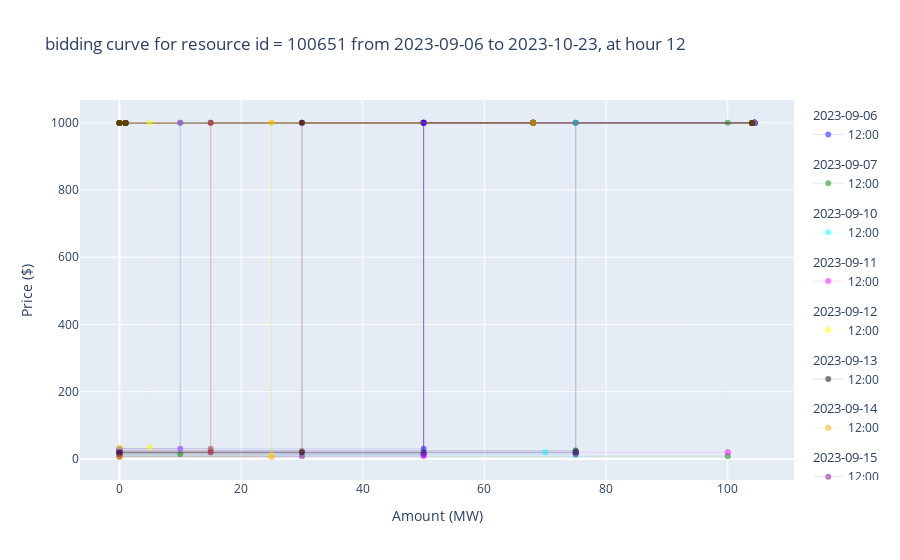

Notebook code for this chart:
### Code cell
print(f"For resource_id {RESOURCEBID_SEQ} at hour {HOUR}:")
# printStats(df_valid, type=False, topFewRow=False)

from draw_bid_curve import draw_bid_curves_for_multiple_days_2d
draw_bid_curves_for_multiple_days_2d(df_valid, HOUR)

### Figure 1 — Plotly figure (JSON) as saved in the notebook; plotly's stock layout.template omitted (floating-point values rounded to 4 significant figures)
{"data": [{"legendgroup": "2023-09-06", "legendgrouptitle": {"text": "2023-09-06"}, "line": {"color": "blue", "width": 0.25}, "mode": "markers+lines", "name": "12:00", "opacity": 0.5, "type": "scatter", "x": [0, 1, 1, 104, 104], "y": [999.0, 999.0, 999, 999, 999]}, {"legendgroup": "2023-09-07", "legendgrouptitle": {"text": "2023-09-07"}, "line": {"color": "green", "width": 0.25}, "mode": "markers+lines", "name": "12:00", "opacity": 0.5, "type": "scatter", "x": [0, 50, 50, 104.4, 104.4], "y": [15, 15, 1000, 1000, 1000]}, {"legendgroup": "2023-09-10", "legendgrouptitle": {"text": "2023-09-10"}, "line": {"color": "cyan", "width": 0.25}, "mode": "markers+lines", "name": "12:00", "opacity": 0.5, "type": "scatter", "x": [0, 1, 1, 104, 104], "y": [999.0, 999.0, 999, 999, 999]}, {"legendgroup": "2023-09-11", "legendgrouptitle": {"text": "2023-09-11"}, "line": {"color": "magenta", "width": 0.25}, "mode": "markers+lines", "name": "12:00", "opacity": 0.5, "type": "scatter", "x": [0, 1, 1, 104, 104], "y": [999.0, 999.0, 999, 999, 999]}, {"legendgroup": "2023-09-12", "legendgrouptitle": {"text": "2023-09-12"}, "line": {"color": "yellow", "width": 0.25}, "mode": "markers+lines", "name": "12:00", "opacity": 0.5, "type": "scatter", "x": [0, 1, 1, 104, 104], "y": [999.0, 999.0, 999, 999, 999]}, {"legendgroup": "2023-09-13", "legendgrouptitle": {"text": "2023-09-13"}, "line": {"color": "black", "width": 0.25}, "mode": "markers+lines", "name": "12:00", "opacity": 0.5, "type": "scatter", "x": [0, 75, 75, 104.4, 104.4], "y": [25, 25, 1000, 1000, 1000]}, {"legendgroup": "2023-09-14", "legendgrouptitle": {"text": "2023-09-14"}, "line": {"color": "orange", "width": 0.25}, "mode": "markers+lines", "name": "12:00", "opacity": 0.5, "type": "scatter", "x": [0, 50, 50, 104.4, 104.4], "y": [20, 20, 1000, 1000, 1000]}, {"legendgroup": "2023-09-15", "legendgrouptitle": {"text": "2023-09-15"}, "line": {"color": "purple", "width": 0.25}, "mode": "markers+lines", "name": "12:00", "opacity": 0.5, "type": "scatter", "x": [0, 75, 75, 104.4, 104.4], "y": [20, 20, 1000, 1000, 1000]}, {"legendgroup": "2023-09-16", "legendgrouptitle": {"text": "2023-09-16"}, "line": {"color": "brown", "width": 0.25}, "mode": "markers+lines", "name": "12:00", "opacity": 0.5, "type": "scatter", "x": [0, 50, 50, 104.4, 104.4], "y": [20, 20, 1000, 1000, 1000]}, {"legendgroup": "2023-09-17", "legendgrouptitle": {"text": "2023-09-17"}, "line": {"color": "blue", "width": 0.25}, "mode": "markers+lines", "name": "12:00", "opacity": 0.5, "type": "scatter", "x": [0, 1, 1, 104, 104], "y": [999.0, 999.0, 999, 999, 999]}, {"legendgroup": "2023-09-18", "legendgrouptitle": {"text": "2023-09-18"}, "line": {"color": "green", "width": 0.25}, "mode": "markers+lines", "name": "12:00", "opacity": 0.5, "type": "scatter", "x": [0, 1, 1, 104, 104], "y": [999.0, 999.0, 999, 999, 999]}, {"legendgroup": "2023-09-19", "legendgrouptitle": {"text": "2023-09-19"}, "line": {"color": "cyan", "width": 0.25}, "mode": "markers+lines", "name": "12:00", "opacity": 0.5, "type": "scatter", "x": [0, 50, 50, 104.4, 104.4], "y": [18, 18, 1000, 1000, 1000]}, {"legendgroup": "2023-09-20", "legendgrouptitle": {"text": "2023-09-20"}, "line": {"color": "magenta", "width": 0.25}, "mode": "markers+lines", "name": "12:00", "opacity": 0.5, "type": "scatter", "x": [0, 1, 1, 104, 104], "y": [999.0, 999.0, 999, 999, 999]}, {"legendgroup": "2023-09-21", "legendgrouptitle": {"text": "2023-09-21"}, "line": {"color": "yellow", "width": 0.25}, "mode": "markers+lines", "name": "12:00", "opacity": 0.5, "type": "scatter", "x": [0, 1, 1, 104, 104], "y": [999.0, 999.0, 999, 999, 999]}, {"legendgroup": "2023-09-22", "legendgrouptitle": {"text": "2023-09-22"}, "line": {"color": "black", "width": 0.25}, "mode": "markers+lines", "name": "12:00", "opacity": 0.5, "type": "scatter", "x": [0, 1, 1, 104, 104], "y": [999.0, 999.0, 999, 999, 999]}, {"legendgroup": "2023-09-23", "legendgrouptitle": {"text": "2023-09-23"}, "line": {"color": "orange", "width": 0.25}, "mode": "markers+lines", "name": "12:00", "opacity": 0.5, "type": "scatter", "x": [0, 1, 1, 104, 104], "y": [999.0, 999.0, 999, 999, 999]}, {"legendgroup": "2023-09-24", "legendgrouptitle": {"text": "2023-09-24"}, "line": {"color": "purple", "width": 0.25}, "mode": "markers+lines", "name": "12:00", "opacity": 0.5, "type": "scatter", "x": [0, 50, 50, 104.4, 104.4], "y": [18, 18, 1000, 1000, 1000]}, {"legendgroup": "2023-09-25", "legendgrouptitle": {"text": "2023-09-25"}, "line": {"color": "brown", "width": 0.25}, "mode": "markers+lines", "name": "12:00", "opacity": 0.5, "type": "scatter", "x": [0, 50, 50, 104.4, 104.4], "y": [18, 18, 1000, 1000, 1000]}, {"legendgroup": "2023-09-26", "legendgrouptitle": {"text": "2023-09-26"}, "line": {"color": "blue", "width": 0.25}, "mode": "markers+lines", "name": "12:00", "opacity": 0.5, "type": "scatter", "x": [0, 50, 50, 104.4, 104.4], "y": [12, 12, 1000, 1000, 1000]}, {"legendgroup": "2023-09-27", "legendgrouptitle": {"text": "2023-09-27"}, "line": {"color": "green", "width": 0.25}, "mode": "markers+lines", "name": "12:00", "opacity": 0.5, "type": "scatter", "x": [0, 100, 100, 104.4, 104.4], "y": [8, 8, 1000, 1000, 1000]}, {"legendgroup": "2023-09-28", "legendgrouptitle": {"text": "2023-09-28"}, "line": {"color": "cyan", "width": 0.25}, "mode": "markers+lines", "name": "12:00", "opacity": 0.5, "type": "scatter", "x": [0, 75, 75, 104.4, 104.4], "y": [12, 12, 1000, 1000, 1000]}, {"legendgroup": "2023-09-29", "legendgrouptitle": {"text": "2023-09-29"}, "line": {"color": "magenta", "width": 0.25}, "mode": "markers+lines", "name": "12:00", "opacity": 0.5, "type": "scatter", "x": [0, 50, 50, 104.4, 104.4], "y": [8, 8, 1000, 1000, 1000]}, {"legendgroup": "2023-09-30", "legendgrouptitle": {"text": "2023-09-30"}, "line": {"color": "yellow", "width": 0.25}, "mode": "markers+lines", "name": "12:00", "opacity": 0.5, "type": "scatter", "x": [0, 1, 1, 104, 104], "y": [999.0, 999.0, 999, 999, 999]}, {"legendgroup": "2023-10-01", "legendgrouptitle": {"text": "2023-10-01"}, "line": {"color": "black", "width": 0.25}, "mode": "markers+lines", "name": "12:00", "opacity": 0.5, "type": "scatter", "x": [0, 1, 1, 104, 104], "y": [999.0, 999.0, 999, 999, 999]}, {"legendgroup": "2023-10-02", "legendgrouptitle": {"text": "2023-10-02"}, "line": {"color": "orange", "width": 0.25}, "mode": "markers+lines", "name": "12:00", "opacity": 0.5, "type": "scatter", "x": [0, 1, 1, 104, 104], "y": [999.0, 999.0, 999, 999, 999]}, {"legendgroup": "2023-10-03", "legendgrouptitle": {"text": "2023-10-03"}, "line": {"color": "purple", "width": 0.25}, "mode": "markers+lines", "name": "12:00", "opacity": 0.5, "type": "scatter", "x": [0, 30, 30, 68, 68], "y": [8, 8, 1000, 1000, 1000]}, {"legendgroup": "2023-10-04", "legendgrouptitle": {"text": "2023-10-04"}, "line": {"color": "brown", "width": 0.25}, "mode": "markers+lines", "name": "12:00", "opacity": 0.5, "type": "scatter", "x": [0, 30, 30, 68, 68], "y": [23, 23, 1000, 1000, 1000]}, {"legendgroup": "2023-10-05", "legendgrouptitle": {"text": "2023-10-05"}, "line": {"color": "blue", "width": 0.25}, "mode": "markers+lines", "name": "12:00", "opacity": 0.5, "type": "scatter", "x": [0, 75, 75], "y": [20, 20, 20]}, {"legendgroup": "2023-10-06", "legendgrouptitle": {"text": "2023-10-06"}, "line": {"color": "green", "width": 0.25}, "mode": "markers+lines", "name": "12:00", "opacity": 0.5, "type": "scatter", "x": [0, 75, 75], "y": [20, 20, 20]}, {"legendgroup": "2023-10-07", "legendgrouptitle": {"text": "2023-10-07"}, "line": {"color": "cyan", "width": 0.25}, "mode": "markers+lines", "name": "12:00", "opacity": 0.5, "type": "scatter", "x": [0, 70, 70], "y": [20, 20, 20]}, {"legendgroup": "2023-10-08", "legendgrouptitle": {"text": "2023-10-08"}, "line": {"color": "magenta", "width": 0.25}, "mode": "markers+lines", "name": "12:00", "opacity": 0.5, "type": "scatter", "x": [0, 100, 100], "y": [20, 20, 20]}, {"legendgroup": "2023-10-11", "legendgrouptitle": {"text": "2023-10-11"}, "line": {"color": "yellow", "width": 0.25}, "mode": "markers+lines", "name": "12:00", "opacity": 0.5, "type": "scatter", "x": [0, 25, 25, 68, 68], "y": [12, 12, 1000, 1000, 1000]}, {"legendgroup": "2023-10-12", "legendgrouptitle": {"text": "2023-10-12"}, "line": {"color": "black", "width": 0.25}, "mode": "markers+lines", "name": "12:00", "opacity": 0.5, "type": "scatter", "x": [0, 1, 1, 104, 104], "y": [999.0, 999.0, 999, 999, 999]}, {"legendgroup": "2023-10-13", "legendgrouptitle": {"text": "2023-10-13"}, "line": {"color": "orange", "width": 0.25}, "mode": "markers+lines", "name": "12:00", "opacity": 0.5, "type": "scatter", "x": [0, 15, 15, 68, 68], "y": [20, 20, 1000, 1000, 1000]}, {"legendgroup": "2023-10-14", "legendgrouptitle": {"text": "2023-10-14"}, "line": {"color": "purple", "width": 0.25}, "mode": "markers+lines", "name": "12:00", "opacity": 0.5, "type": "scatter", "x": [0, 15, 15, 68, 68], "y": [20, 20, 1000, 1000, 1000]}, {"legendgroup": "2023-10-15", "legendgrouptitle": {"text": "2023-10-15"}, "line": {"color": "brown", "width": 0.25}, "mode": "markers+lines", "name": "12:00", "opacity": 0.5, "type": "scatter", "x": [0, 15, 15, 68, 68], "y": [30, 30, 1000, 1000, 1000]}, {"legendgroup": "2023-10-16", "legendgrouptitle": {"text": "2023-10-16"}, "line": {"color": "blue", "width": 0.25}, "mode": "markers+lines", "name": "12:00", "opacity": 0.5, "type": "scatter", "x": [0, 50, 50, 68, 68], "y": [30, 30, 1000, 1000, 1000]}, {"legendgroup": "2023-10-17", "legendgrouptitle": {"text": "2023-10-17"}, "line": {"color": "green", "width": 0.25}, "mode": "markers+lines", "name": "12:00", "opacity": 0.5, "type": "scatter", "x": [0, 10, 10, 68, 68], "y": [15, 15, 1000, 1000, 1000]}, {"legendgroup": "2023-10-18", "legendgrouptitle": {"text": "2023-10-18"}, "line": {"color": "cyan", "width": 0.25}, "mode": "markers+lines", "name": "12:00", "opacity": 0.5, "type": "scatter", "x": [0, 10, 10, 68, 68], "y": [30, 30, 1000, 1000, 1000]}, {"legendgroup": "2023-10-19", "legendgrouptitle": {"text": "2023-10-19"}, "line": {"color": "magenta", "width": 0.25}, "mode": "markers+lines", "name": "12:00", "opacity": 0.5, "type": "scatter", "x": [0, 10, 10, 68, 68], "y": [30, 30, 1000, 1000, 1000]}, {"legendgroup": "2023-10-20", "legendgrouptitle": {"text": "2023-10-20"}, "line": {"color": "yellow", "width": 0.25}, "mode": "markers+lines", "name": "12:00", "opacity": 0.5, "type": "scatter", "x": [0, 5, 5, 68, 68], "y": [35, 35, 1000, 1000, 1000]}, {"legendgroup": "2023-10-21", "legendgrouptitle": {"text": "2023-10-21"}, "line": {"color": "black", "width": 0.25}, "mode": "markers+lines", "name": "12:00", "opacity": 0.5, "type": "scatter", "x": [0, 30, 30, 68, 68], "y": [20, 20, 1000, 1000, 1000]}, {"legendgroup": "2023-10-22", "legendgrouptitle": {"text": "2023-10-22"}, "line": {"color": "orange", "width": 0.25}, "mode": "markers+lines", "name": "12:00", "opacity": 0.5, "type": "scatter", "x": [0, 25, 25, 68, 68], "y": [5, 5, 1000, 1000, 1000]}, {"legendgroup": "2023-10-23", "legendgrouptitle": {"text": "2023-10-23"}, "line": {"color": "purple", "width": 0.25}, "mode": "markers+lines", "name": "12:00", "opacity": 0.5, "type": "scatter", "x": [0, 75, 75], "y": [15, 15, 15]}], "layout": {"hovermode": "x unified", "title": {"text": "bidding curve for resource id = 100651 from 2023-09-06 to 2023-10-23, at hour 12"}, "xaxis": {"title": {"text": "Amount (MW)"}}, "yaxis": {"title": {"text": "Price ($)"}}}}
